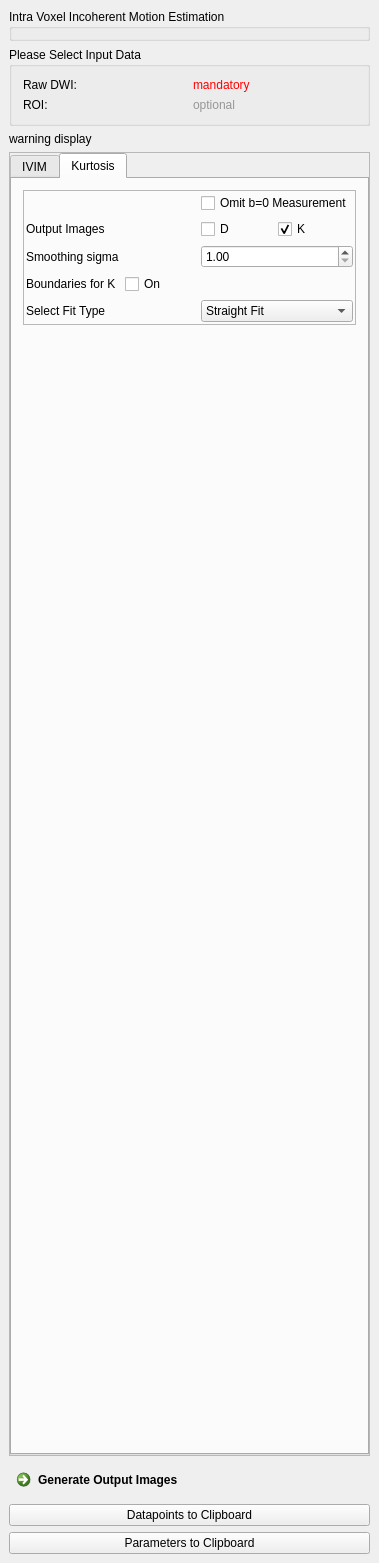
<?xml version="1.0" encoding="UTF-8"?>
<ui version="4.0">
 <class>QmitkIVIMViewControls</class>
 <widget class="QWidget" name="QmitkIVIMViewControls">
  <property name="geometry">
   <rect>
    <x>0</x>
    <y>0</y>
    <width>379</width>
    <height>1563</height>
   </rect>
  </property>
  <property name="minimumSize">
   <size>
    <width>0</width>
    <height>0</height>
   </size>
  </property>
  <property name="windowTitle">
   <string>QmitkTemplate</string>
  </property>
  <layout class="QVBoxLayout" name="verticalLayout_2">
   <property name="leftMargin">
    <number>9</number>
   </property>
   <property name="topMargin">
    <number>9</number>
   </property>
   <property name="rightMargin">
    <number>9</number>
   </property>
   <property name="bottomMargin">
    <number>9</number>
   </property>
   <item>
    <widget class="QGroupBox" name="groupBox">
     <property name="title">
      <string>Intra Voxel Incoherent Motion Estimation</string>
     </property>
     <layout class="QVBoxLayout" name="verticalLayout">
      <property name="leftMargin">
       <number>0</number>
      </property>
      <property name="topMargin">
       <number>9</number>
      </property>
      <property name="rightMargin">
       <number>0</number>
      </property>
      <property name="bottomMargin">
       <number>0</number>
      </property>
     </layout>
    </widget>
   </item>
   <item>
    <widget class="QGroupBox" name="m_InputData">
     <property name="title">
      <string>Please Select Input Data</string>
     </property>
     <layout class="QGridLayout" name="gridLayout">
      <item row="1" column="0">
       <widget class="QLabel" name="label_8">
        <property name="toolTip">
         <string>Optional ROI image</string>
        </property>
        <property name="text">
         <string>ROI:</string>
        </property>
       </widget>
      </item>
      <item row="0" column="1">
       <widget class="QLabel" name="m_DiffusionImageLabel">
        <property name="toolTip">
         <string>DWI to analyze</string>
        </property>
        <property name="text">
         <string>&lt;html&gt;&lt;head/&gt;&lt;body&gt;&lt;p&gt;&lt;span style=&quot; color:#ff0000;&quot;&gt;mandatory&lt;/span&gt;&lt;/p&gt;&lt;/body&gt;&lt;/html&gt;</string>
        </property>
       </widget>
      </item>
      <item row="1" column="1">
       <widget class="QLabel" name="m_MaskImageLabel">
        <property name="toolTip">
         <string>Optional ROI image</string>
        </property>
        <property name="styleSheet">
         <string notr="true"/>
        </property>
        <property name="text">
         <string>&lt;html&gt;&lt;head/&gt;&lt;body&gt;&lt;p&gt;&lt;span style=&quot; color:#969696;&quot;&gt;optional&lt;/span&gt;&lt;/p&gt;&lt;/body&gt;&lt;/html&gt;</string>
        </property>
       </widget>
      </item>
      <item row="0" column="0">
       <widget class="QLabel" name="label_7">
        <property name="toolTip">
         <string>DWI to analyze</string>
        </property>
        <property name="text">
         <string>Raw DWI:</string>
        </property>
       </widget>
      </item>
     </layout>
    </widget>
   </item>
   <item>
    <widget class="QFrame" name="m_ControlsFrame">
     <property name="frameShape">
      <enum>QFrame::NoFrame</enum>
     </property>
     <property name="frameShadow">
      <enum>QFrame::Raised</enum>
     </property>
     <layout class="QVBoxLayout" name="verticalLayout_4">
      <property name="spacing">
       <number>0</number>
      </property>
      <property name="leftMargin">
       <number>0</number>
      </property>
      <property name="topMargin">
       <number>0</number>
      </property>
      <property name="rightMargin">
       <number>0</number>
      </property>
      <property name="bottomMargin">
       <number>0</number>
      </property>
      <item>
       <widget class="QFrame" name="dstar">
        <property name="frameShape">
         <enum>QFrame::NoFrame</enum>
        </property>
        <property name="frameShadow">
         <enum>QFrame::Raised</enum>
        </property>
        <layout class="QHBoxLayout" name="horizontalLayout">
         <property name="leftMargin">
          <number>0</number>
         </property>
         <property name="topMargin">
          <number>0</number>
         </property>
         <property name="rightMargin">
          <number>0</number>
         </property>
         <property name="bottomMargin">
          <number>0</number>
         </property>
        </layout>
       </widget>
      </item>
      <item>
       <widget class="QFrame" name="thres">
        <property name="frameShape">
         <enum>QFrame::NoFrame</enum>
        </property>
        <property name="frameShadow">
         <enum>QFrame::Raised</enum>
        </property>
        <layout class="QHBoxLayout" name="horizontalLayout_2">
         <property name="leftMargin">
          <number>0</number>
         </property>
         <property name="topMargin">
          <number>0</number>
         </property>
         <property name="rightMargin">
          <number>0</number>
         </property>
         <property name="bottomMargin">
          <number>0</number>
         </property>
        </layout>
       </widget>
      </item>
      <item>
       <widget class="QFrame" name="thres_2">
        <property name="frameShape">
         <enum>QFrame::NoFrame</enum>
        </property>
        <property name="frameShadow">
         <enum>QFrame::Raised</enum>
        </property>
        <layout class="QHBoxLayout" name="horizontalLayout_3">
         <property name="leftMargin">
          <number>0</number>
         </property>
         <property name="topMargin">
          <number>0</number>
         </property>
         <property name="rightMargin">
          <number>0</number>
         </property>
         <property name="bottomMargin">
          <number>0</number>
         </property>
        </layout>
       </widget>
      </item>
      <item>
       <widget class="QLabel" name="m_Warning">
        <property name="styleSheet">
         <string notr="true"/>
        </property>
        <property name="text">
         <string>warning display</string>
        </property>
        <property name="textFormat">
         <enum>Qt::RichText</enum>
        </property>
        <property name="wordWrap">
         <bool>true</bool>
        </property>
       </widget>
      </item>
     </layout>
    </widget>
   </item>
   <item>
    <widget class="QFrame" name="m_FigureWidgetFrame">
     <property name="frameShape">
      <enum>QFrame::StyledPanel</enum>
     </property>
     <property name="frameShadow">
      <enum>QFrame::Raised</enum>
     </property>
     <layout class="QVBoxLayout" name="verticalLayout_8">
      <property name="spacing">
       <number>0</number>
      </property>
      <property name="leftMargin">
       <number>0</number>
      </property>
      <property name="topMargin">
       <number>0</number>
      </property>
      <property name="rightMargin">
       <number>0</number>
      </property>
      <property name="bottomMargin">
       <number>0</number>
      </property>
      <item>
       <widget class="QTabWidget" name="m_ModelTabSelectionWidget">
        <property name="currentIndex">
         <number>1</number>
        </property>
        <widget class="QWidget" name="m_IVIMTab">
         <property name="sizePolicy">
          <sizepolicy hsizetype="Expanding" vsizetype="Expanding">
           <horstretch>0</horstretch>
           <verstretch>0</verstretch>
          </sizepolicy>
         </property>
         <attribute name="title">
          <string>IVIM</string>
         </attribute>
         <layout class="QVBoxLayout" name="verticalLayout_9">
          <item>
           <widget class="QGroupBox" name="groupBox_3">
            <property name="title">
             <string>Parameters</string>
            </property>
            <layout class="QGridLayout" name="gridLayout_2">
             <property name="spacing">
              <number>9</number>
             </property>
             <item row="0" column="0">
              <widget class="QFrame" name="m_DstarFrame">
               <property name="frameShape">
                <enum>QFrame::NoFrame</enum>
               </property>
               <property name="frameShadow">
                <enum>QFrame::Raised</enum>
               </property>
               <layout class="QGridLayout" name="gridLayout_7">
                <property name="leftMargin">
                 <number>0</number>
                </property>
                <property name="topMargin">
                 <number>0</number>
                </property>
                <property name="rightMargin">
                 <number>0</number>
                </property>
                <property name="bottomMargin">
                 <number>0</number>
                </property>
                <property name="spacing">
                 <number>0</number>
                </property>
                <item row="0" column="0">
                 <widget class="QLabel" name="label_2">
                  <property name="maximumSize">
                   <size>
                    <width>80</width>
                    <height>16777215</height>
                   </size>
                  </property>
                  <property name="text">
                   <string>D*</string>
                  </property>
                 </widget>
                </item>
                <item row="0" column="1">
                 <widget class="QScrollBar" name="m_DStarSlider">
                  <property name="maximum">
                   <number>100</number>
                  </property>
                  <property name="value">
                   <number>60</number>
                  </property>
                  <property name="orientation">
                   <enum>Qt::Horizontal</enum>
                  </property>
                 </widget>
                </item>
                <item row="0" column="2">
                 <widget class="QLabel" name="m_DStarLabel">
                  <property name="maximumSize">
                   <size>
                    <width>51</width>
                    <height>16777215</height>
                   </size>
                  </property>
                  <property name="text">
                   <string>200</string>
                  </property>
                  <property name="alignment">
                   <set>Qt::AlignRight|Qt::AlignTrailing|Qt::AlignVCenter</set>
                  </property>
                 </widget>
                </item>
               </layout>
              </widget>
             </item>
             <item row="1" column="0">
              <widget class="QFrame" name="m_NeglBframe">
               <property name="frameShape">
                <enum>QFrame::NoFrame</enum>
               </property>
               <property name="frameShadow">
                <enum>QFrame::Raised</enum>
               </property>
               <layout class="QGridLayout" name="gridLayout_8">
                <property name="leftMargin">
                 <number>0</number>
                </property>
                <property name="topMargin">
                 <number>0</number>
                </property>
                <property name="rightMargin">
                 <number>0</number>
                </property>
                <property name="bottomMargin">
                 <number>0</number>
                </property>
                <property name="spacing">
                 <number>0</number>
                </property>
                <item row="0" column="0">
                 <widget class="QLabel" name="label_3">
                  <property name="maximumSize">
                   <size>
                    <width>80</width>
                    <height>16777215</height>
                   </size>
                  </property>
                  <property name="text">
                   <string>neglect b&lt;</string>
                  </property>
                 </widget>
                </item>
                <item row="0" column="1">
                 <widget class="QScrollBar" name="m_BThreshSlider">
                  <property name="toolTip">
                   <string/>
                  </property>
                  <property name="maximum">
                   <number>250</number>
                  </property>
                  <property name="value">
                   <number>34</number>
                  </property>
                  <property name="orientation">
                   <enum>Qt::Horizontal</enum>
                  </property>
                 </widget>
                </item>
                <item row="0" column="2">
                 <widget class="QLabel" name="m_BThreshLabel">
                  <property name="maximumSize">
                   <size>
                    <width>51</width>
                    <height>16777215</height>
                   </size>
                  </property>
                  <property name="text">
                   <string>46.5</string>
                  </property>
                  <property name="alignment">
                   <set>Qt::AlignRight|Qt::AlignTrailing|Qt::AlignVCenter</set>
                  </property>
                 </widget>
                </item>
               </layout>
              </widget>
             </item>
             <item row="3" column="0">
              <widget class="QFrame" name="m_IterationsFrame">
               <property name="frameShape">
                <enum>QFrame::NoFrame</enum>
               </property>
               <property name="frameShadow">
                <enum>QFrame::Raised</enum>
               </property>
               <layout class="QGridLayout" name="gridLayout_6">
                <property name="leftMargin">
                 <number>0</number>
                </property>
                <property name="topMargin">
                 <number>0</number>
                </property>
                <property name="rightMargin">
                 <number>0</number>
                </property>
                <property name="bottomMargin">
                 <number>0</number>
                </property>
                <property name="spacing">
                 <number>0</number>
                </property>
                <item row="0" column="0">
                 <widget class="QLabel" name="label_5">
                  <property name="maximumSize">
                   <size>
                    <width>80</width>
                    <height>16777215</height>
                   </size>
                  </property>
                  <property name="text">
                   <string>#iterations</string>
                  </property>
                 </widget>
                </item>
                <item row="0" column="1">
                 <widget class="QScrollBar" name="m_NumItSlider">
                  <property name="maximum">
                   <number>100</number>
                  </property>
                  <property name="value">
                   <number>10</number>
                  </property>
                  <property name="orientation">
                   <enum>Qt::Horizontal</enum>
                  </property>
                 </widget>
                </item>
                <item row="0" column="2">
                 <widget class="QLabel" name="m_NumItsLabel">
                  <property name="maximumSize">
                   <size>
                    <width>30</width>
                    <height>16777215</height>
                   </size>
                  </property>
                  <property name="text">
                   <string>TextLabel</string>
                  </property>
                  <property name="alignment">
                   <set>Qt::AlignRight|Qt::AlignTrailing|Qt::AlignVCenter</set>
                  </property>
                 </widget>
                </item>
               </layout>
              </widget>
             </item>
             <item row="4" column="0">
              <widget class="QFrame" name="m_LambdaFrame">
               <property name="frameShape">
                <enum>QFrame::NoFrame</enum>
               </property>
               <property name="frameShadow">
                <enum>QFrame::Raised</enum>
               </property>
               <layout class="QGridLayout" name="gridLayout_10">
                <property name="leftMargin">
                 <number>0</number>
                </property>
                <property name="topMargin">
                 <number>0</number>
                </property>
                <property name="rightMargin">
                 <number>0</number>
                </property>
                <property name="bottomMargin">
                 <number>0</number>
                </property>
                <property name="spacing">
                 <number>0</number>
                </property>
                <item row="0" column="0">
                 <widget class="QLabel" name="label_6">
                  <property name="maximumSize">
                   <size>
                    <width>80</width>
                    <height>16777215</height>
                   </size>
                  </property>
                  <property name="text">
                   <string>lambda</string>
                  </property>
                 </widget>
                </item>
                <item row="0" column="1">
                 <widget class="QScrollBar" name="m_LambdaSlider">
                  <property name="maximum">
                   <number>1000</number>
                  </property>
                  <property name="value">
                   <number>10</number>
                  </property>
                  <property name="orientation">
                   <enum>Qt::Horizontal</enum>
                  </property>
                 </widget>
                </item>
                <item row="0" column="2">
                 <widget class="QFrame" name="frame_5">
                  <property name="sizePolicy">
                   <sizepolicy hsizetype="Minimum" vsizetype="Preferred">
                    <horstretch>0</horstretch>
                    <verstretch>0</verstretch>
                   </sizepolicy>
                  </property>
                  <property name="frameShape">
                   <enum>QFrame::NoFrame</enum>
                  </property>
                  <property name="frameShadow">
                   <enum>QFrame::Raised</enum>
                  </property>
                  <layout class="QGridLayout" name="gridLayout_4">
                   <property name="leftMargin">
                    <number>0</number>
                   </property>
                   <property name="topMargin">
                    <number>0</number>
                   </property>
                   <property name="rightMargin">
                    <number>0</number>
                   </property>
                   <property name="bottomMargin">
                    <number>0</number>
                   </property>
                   <property name="spacing">
                    <number>0</number>
                   </property>
                   <item row="0" column="0">
                    <widget class="QLabel" name="m_LambdaLabel">
                     <property name="sizePolicy">
                      <sizepolicy hsizetype="Minimum" vsizetype="Preferred">
                       <horstretch>0</horstretch>
                       <verstretch>0</verstretch>
                      </sizepolicy>
                     </property>
                     <property name="maximumSize">
                      <size>
                       <width>30</width>
                       <height>16777215</height>
                      </size>
                     </property>
                     <property name="text">
                      <string>TextLabel</string>
                     </property>
                     <property name="alignment">
                      <set>Qt::AlignRight|Qt::AlignTrailing|Qt::AlignVCenter</set>
                     </property>
                    </widget>
                   </item>
                   <item row="0" column="1">
                    <widget class="QToolButton" name="m_ButtonAutoThres_3">
                     <property name="maximumSize">
                      <size>
                       <width>15</width>
                       <height>16777215</height>
                      </size>
                     </property>
                     <property name="toolTip">
                      <string>Calculate threshold from histogram</string>
                     </property>
                     <property name="text">
                      <string>*</string>
                     </property>
                    </widget>
                   </item>
                  </layout>
                 </widget>
                </item>
               </layout>
              </widget>
             </item>
             <item row="2" column="0">
              <widget class="QFrame" name="m_NeglSiFrame">
               <property name="frameShape">
                <enum>QFrame::NoFrame</enum>
               </property>
               <property name="frameShadow">
                <enum>QFrame::Plain</enum>
               </property>
               <layout class="QGridLayout" name="gridLayout_9">
                <property name="leftMargin">
                 <number>0</number>
                </property>
                <property name="topMargin">
                 <number>0</number>
                </property>
                <property name="rightMargin">
                 <number>0</number>
                </property>
                <property name="bottomMargin">
                 <number>0</number>
                </property>
                <property name="spacing">
                 <number>0</number>
                </property>
                <item row="0" column="0">
                 <widget class="QLabel" name="label_4">
                  <property name="maximumSize">
                   <size>
                    <width>80</width>
                    <height>16777215</height>
                   </size>
                  </property>
                  <property name="text">
                   <string>neglect Si&lt;</string>
                  </property>
                 </widget>
                </item>
                <item row="0" column="1">
                 <widget class="QScrollBar" name="m_S0ThreshSlider">
                  <property name="maximum">
                   <number>100</number>
                  </property>
                  <property name="value">
                   <number>0</number>
                  </property>
                  <property name="orientation">
                   <enum>Qt::Horizontal</enum>
                  </property>
                 </widget>
                </item>
                <item row="0" column="2">
                 <widget class="QFrame" name="frame_2">
                  <property name="sizePolicy">
                   <sizepolicy hsizetype="Minimum" vsizetype="Preferred">
                    <horstretch>0</horstretch>
                    <verstretch>0</verstretch>
                   </sizepolicy>
                  </property>
                  <property name="frameShape">
                   <enum>QFrame::NoFrame</enum>
                  </property>
                  <property name="frameShadow">
                   <enum>QFrame::Raised</enum>
                  </property>
                  <layout class="QGridLayout" name="gridLayout_3">
                   <property name="leftMargin">
                    <number>0</number>
                   </property>
                   <property name="topMargin">
                    <number>0</number>
                   </property>
                   <property name="rightMargin">
                    <number>0</number>
                   </property>
                   <property name="bottomMargin">
                    <number>0</number>
                   </property>
                   <property name="spacing">
                    <number>0</number>
                   </property>
                   <item row="0" column="0">
                    <widget class="QLabel" name="m_S0ThreshLabel">
                     <property name="sizePolicy">
                      <sizepolicy hsizetype="Minimum" vsizetype="Preferred">
                       <horstretch>0</horstretch>
                       <verstretch>0</verstretch>
                      </sizepolicy>
                     </property>
                     <property name="maximumSize">
                      <size>
                       <width>30</width>
                       <height>16777215</height>
                      </size>
                     </property>
                     <property name="text">
                      <string>TextLabel</string>
                     </property>
                     <property name="alignment">
                      <set>Qt::AlignRight|Qt::AlignTrailing|Qt::AlignVCenter</set>
                     </property>
                    </widget>
                   </item>
                   <item row="0" column="1">
                    <widget class="QToolButton" name="m_ButtonAutoThres">
                     <property name="maximumSize">
                      <size>
                       <width>15</width>
                       <height>16777215</height>
                      </size>
                     </property>
                     <property name="toolTip">
                      <string>Calculate threshold from histogram</string>
                     </property>
                     <property name="text">
                      <string>*</string>
                     </property>
                    </widget>
                   </item>
                  </layout>
                 </widget>
                </item>
               </layout>
              </widget>
             </item>
            </layout>
           </widget>
          </item>
          <item>
           <widget class="QFrame" name="frame">
            <property name="frameShape">
             <enum>QFrame::NoFrame</enum>
            </property>
            <property name="frameShadow">
             <enum>QFrame::Raised</enum>
            </property>
            <layout class="QHBoxLayout" name="horizontalLayout_4">
             <property name="leftMargin">
              <number>0</number>
             </property>
             <property name="topMargin">
              <number>0</number>
             </property>
             <property name="rightMargin">
              <number>0</number>
             </property>
             <property name="bottomMargin">
              <number>0</number>
             </property>
             <item>
              <widget class="QLabel" name="label">
               <property name="minimumSize">
                <size>
                 <width>80</width>
                 <height>0</height>
                </size>
               </property>
               <property name="text">
                <string>Output Images</string>
               </property>
              </widget>
             </item>
             <item>
              <widget class="QCheckBox" name="m_Checkf">
               <property name="text">
                <string>f</string>
               </property>
               <property name="checked">
                <bool>true</bool>
               </property>
              </widget>
             </item>
             <item>
              <widget class="QCheckBox" name="m_CheckD">
               <property name="text">
                <string>D</string>
               </property>
               <property name="checked">
                <bool>false</bool>
               </property>
              </widget>
             </item>
             <item>
              <widget class="QCheckBox" name="m_CheckDStar">
               <property name="text">
                <string>D*</string>
               </property>
               <property name="checked">
                <bool>false</bool>
               </property>
              </widget>
             </item>
            </layout>
           </widget>
          </item>
          <item>
           <widget class="QmitkIVIMWidget" name="m_VisualizeResultsWidget" native="true">
            <property name="enabled">
             <bool>true</bool>
            </property>
            <property name="sizePolicy">
             <sizepolicy hsizetype="Expanding" vsizetype="Expanding">
              <horstretch>0</horstretch>
              <verstretch>0</verstretch>
             </sizepolicy>
            </property>
            <property name="minimumSize">
             <size>
              <width>0</width>
              <height>400</height>
             </size>
            </property>
            <layout class="QVBoxLayout" name="verticalLayout_5">
             <property name="leftMargin">
              <number>0</number>
             </property>
             <property name="topMargin">
              <number>0</number>
             </property>
             <property name="rightMargin">
              <number>0</number>
             </property>
             <property name="bottomMargin">
              <number>0</number>
             </property>
            </layout>
           </widget>
          </item>
          <item>
           <layout class="QVBoxLayout" name="verticalLayout_3">
            <item>
             <widget class="QCheckBox" name="m_ChooseMethod">
              <property name="text">
               <string>Choose Method</string>
              </property>
             </widget>
            </item>
            <item>
             <widget class="QComboBox" name="m_MethodCombo">
              <property name="currentIndex">
               <number>2</number>
              </property>
              <item>
               <property name="text">
                <string>3 Param. Fit</string>
               </property>
              </item>
              <item>
               <property name="text">
                <string>Fit D &amp; f with fixed D* value</string>
               </property>
              </item>
              <item>
               <property name="text">
                <string>Fit D &amp; f (high b), then fit D*</string>
               </property>
              </item>
              <item>
               <property name="text">
                <string>Linearly fit D &amp; f (high b), then fit D*</string>
               </property>
              </item>
              <item>
               <property name="text">
                <string>Regularized</string>
               </property>
              </item>
             </widget>
            </item>
           </layout>
          </item>
         </layout>
        </widget>
        <widget class="QWidget" name="m_KurtosisTab">
         <attribute name="title">
          <string>Kurtosis</string>
         </attribute>
         <layout class="QVBoxLayout" name="verticalLayout_10">
          <item>
           <widget class="QFrame" name="frame_6">
            <property name="frameShape">
             <enum>QFrame::StyledPanel</enum>
            </property>
            <property name="frameShadow">
             <enum>QFrame::Raised</enum>
            </property>
            <property name="lineWidth">
             <number>2</number>
            </property>
            <layout class="QHBoxLayout" name="horizontalLayout_6">
             <property name="leftMargin">
              <number>2</number>
             </property>
             <property name="topMargin">
              <number>2</number>
             </property>
             <property name="rightMargin">
              <number>2</number>
             </property>
             <property name="bottomMargin">
              <number>2</number>
             </property>
             <item>
              <layout class="QGridLayout" name="gridLayout_5">
               <item row="8" column="0">
                <widget class="QLabel" name="label_10">
                 <property name="text">
                  <string>Smoothing sigma</string>
                 </property>
                </widget>
               </item>
               <item row="10" column="0">
                <widget class="QLabel" name="label_12">
                 <property name="text">
                  <string>Select Fit Type</string>
                 </property>
                </widget>
               </item>
               <item row="6" column="2">
                <widget class="QCheckBox" name="m_OmitBZeroCB">
                 <property name="text">
                  <string>Omit b=0 Measurement</string>
                 </property>
                </widget>
               </item>
               <item row="7" column="0">
                <widget class="QLabel" name="label_9">
                 <property name="minimumSize">
                  <size>
                   <width>80</width>
                   <height>0</height>
                  </size>
                 </property>
                 <property name="text">
                  <string>Output Images</string>
                 </property>
                </widget>
               </item>
               <item row="9" column="0">
                <widget class="QLabel" name="label_11">
                 <property name="toolTip">
                  <string>Force the fitting of K to remain within the given boundaries</string>
                 </property>
                 <property name="text">
                  <string>Boundaries for K</string>
                 </property>
                </widget>
               </item>
               <item row="10" column="2">
                <widget class="QComboBox" name="m_KurtosisFitScale">
                 <property name="toolTip">
                  <string>Select if the data is fitted directly (straight) or the logarithmic equation is used</string>
                 </property>
                 <item>
                  <property name="text">
                   <string>Straight Fit</string>
                  </property>
                 </item>
                 <item>
                  <property name="text">
                   <string>Logarithmic Fit</string>
                  </property>
                 </item>
                </widget>
               </item>
               <item row="7" column="2">
                <layout class="QHBoxLayout" name="horizontalLayout_5">
                 <property name="spacing">
                  <number>2</number>
                 </property>
                 <property name="sizeConstraint">
                  <enum>QLayout::SetMaximumSize</enum>
                 </property>
                 <item>
                  <widget class="QCheckBox" name="m_CheckKurtD">
                   <property name="text">
                    <string>D</string>
                   </property>
                   <property name="checked">
                    <bool>false</bool>
                   </property>
                  </widget>
                 </item>
                 <item>
                  <widget class="QCheckBox" name="m_CheckKurtK">
                   <property name="text">
                    <string>K</string>
                   </property>
                   <property name="checked">
                    <bool>true</bool>
                   </property>
                  </widget>
                 </item>
                </layout>
               </item>
               <item row="9" column="2">
                <widget class="ctkRangeWidget" name="m_KurtosisRangeWidget" native="true"/>
               </item>
               <item row="8" column="2">
                <widget class="QDoubleSpinBox" name="m_SigmaSpinBox">
                 <property name="toolTip">
                  <string>Signa for gaussian smoothing applied prior to map computation</string>
                 </property>
                 <property name="minimum">
                  <double>1.000000000000000</double>
                 </property>
                 <property name="maximum">
                  <double>5.000000000000000</double>
                 </property>
                 <property name="singleStep">
                  <double>0.100000000000000</double>
                 </property>
                </widget>
               </item>
               <item row="9" column="1">
                <widget class="QCheckBox" name="m_UseKurtosisBoundsCB">
                 <property name="text">
                  <string>On</string>
                 </property>
                </widget>
               </item>
              </layout>
             </item>
            </layout>
           </widget>
          </item>
          <item>
           <widget class="QmitkKurtosisWidget" name="m_KurtosisVisualizationWidget" native="true">
            <property name="sizePolicy">
             <sizepolicy hsizetype="Expanding" vsizetype="Expanding">
              <horstretch>0</horstretch>
              <verstretch>0</verstretch>
             </sizepolicy>
            </property>
            <property name="minimumSize">
             <size>
              <width>0</width>
              <height>400</height>
             </size>
            </property>
           </widget>
          </item>
         </layout>
        </widget>
       </widget>
      </item>
     </layout>
    </widget>
   </item>
   <item>
    <widget class="QCommandLinkButton" name="m_ButtonStart">
     <property name="text">
      <string>Generate Output Images</string>
     </property>
    </widget>
   </item>
   <item>
    <widget class="QFrame" name="frame_3">
     <property name="frameShape">
      <enum>QFrame::NoFrame</enum>
     </property>
     <property name="frameShadow">
      <enum>QFrame::Raised</enum>
     </property>
     <layout class="QVBoxLayout" name="verticalLayout_7">
      <property name="leftMargin">
       <number>0</number>
      </property>
      <property name="topMargin">
       <number>0</number>
      </property>
      <property name="rightMargin">
       <number>0</number>
      </property>
      <property name="bottomMargin">
       <number>0</number>
      </property>
      <item>
       <widget class="QFrame" name="m_BottomControlsFrame">
        <property name="frameShape">
         <enum>QFrame::NoFrame</enum>
        </property>
        <property name="frameShadow">
         <enum>QFrame::Raised</enum>
        </property>
        <layout class="QVBoxLayout" name="verticalLayout_6">
         <property name="leftMargin">
          <number>0</number>
         </property>
         <property name="topMargin">
          <number>0</number>
         </property>
         <property name="rightMargin">
          <number>0</number>
         </property>
         <property name="bottomMargin">
          <number>0</number>
         </property>
         <item>
          <widget class="QFrame" name="frame_4">
           <property name="frameShape">
            <enum>QFrame::NoFrame</enum>
           </property>
           <property name="frameShadow">
            <enum>QFrame::Raised</enum>
           </property>
           <layout class="QHBoxLayout" name="horizontalLayout_7">
            <property name="leftMargin">
             <number>0</number>
            </property>
            <property name="topMargin">
             <number>0</number>
            </property>
            <property name="rightMargin">
             <number>0</number>
            </property>
            <property name="bottomMargin">
             <number>0</number>
            </property>
            <item>
             <widget class="QPushButton" name="m_CurveClipboard">
              <property name="text">
               <string>Datapoints to Clipboard</string>
              </property>
             </widget>
            </item>
           </layout>
          </widget>
         </item>
         <item>
          <widget class="QPushButton" name="m_ValuesClipboard">
           <property name="text">
            <string>Parameters to Clipboard</string>
           </property>
          </widget>
         </item>
        </layout>
       </widget>
      </item>
     </layout>
    </widget>
   </item>
  </layout>
 </widget>
 <layoutdefault spacing="6" margin="11"/>
 <customwidgets>
  <customwidget>
   <class>QmitkIVIMWidget</class>
   <extends>QWidget</extends>
   <header>QmitkIVIMWidget.h</header>
   <container>1</container>
  </customwidget>
  <customwidget>
   <class>QmitkKurtosisWidget</class>
   <extends>QWidget</extends>
   <header>QmitkKurtosisWidget.h</header>
   <container>1</container>
  </customwidget>
  <customwidget>
   <class>ctkRangeWidget</class>
   <extends>QWidget</extends>
   <header>ctkRangeWidget.h</header>
   <container>1</container>
  </customwidget>
 </customwidgets>
 <resources/>
 <connections/>
</ui>
